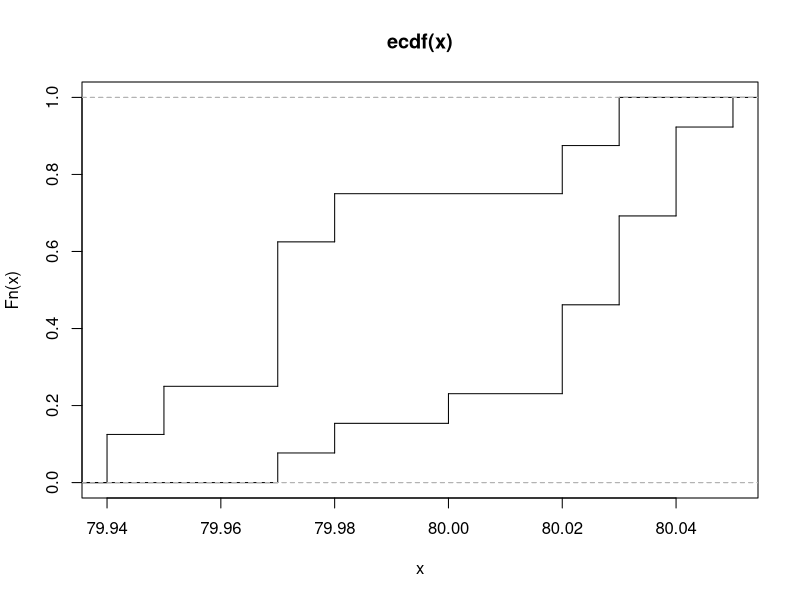

Write the R code that produced this figure.
x <- c(79.98, 80.04, 80.02, 80.04, 80.03, 80.03, 80.04, 79.97, 80.05,
       80.03, 80.02, 80.00,80.02)
y <- c(80.02, 79.94, 79.98, 79.97, 79.97, 80.03, 79.95, 79.97)      
mean(x)
mean(y)
sd(x)
sd(y)
t.test(x, y,var.equal = TRUE)
plot(ecdf(x),do.points=FALSE,verticals=TRUE,xlim=range(x,y))
plot(ecdf(y),do.points=FALSE,verticals=TRUE,add=TRUE)
